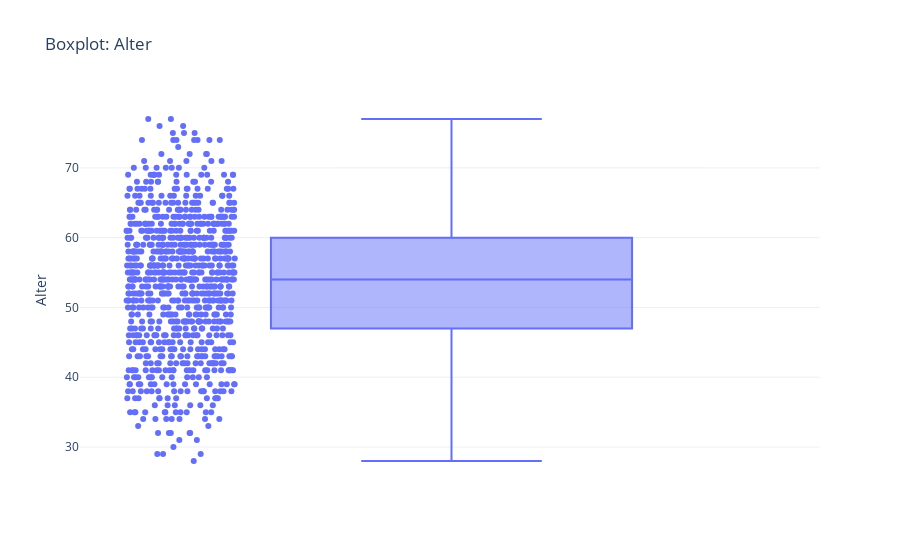
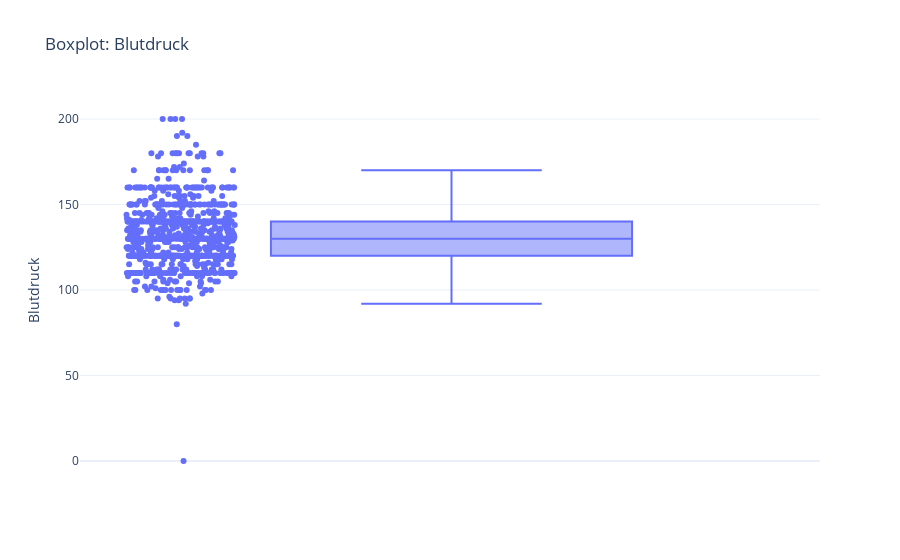
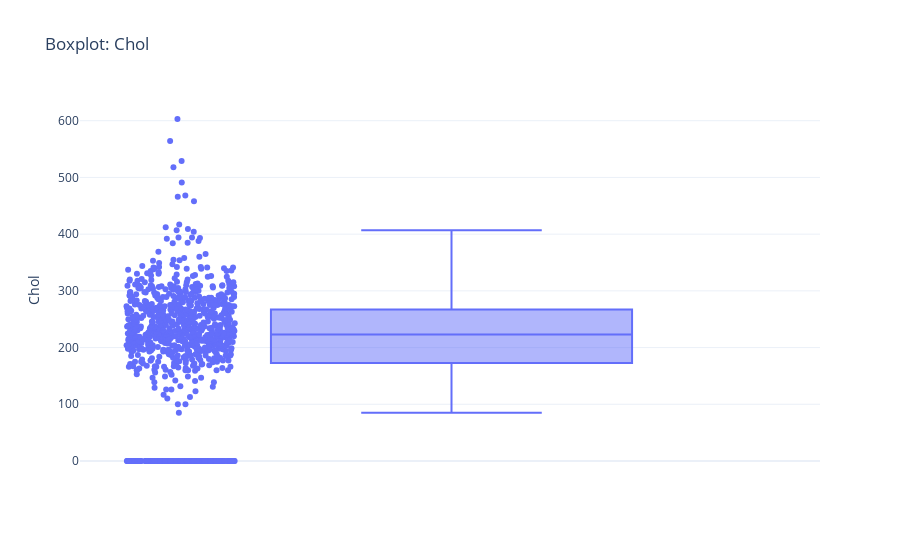
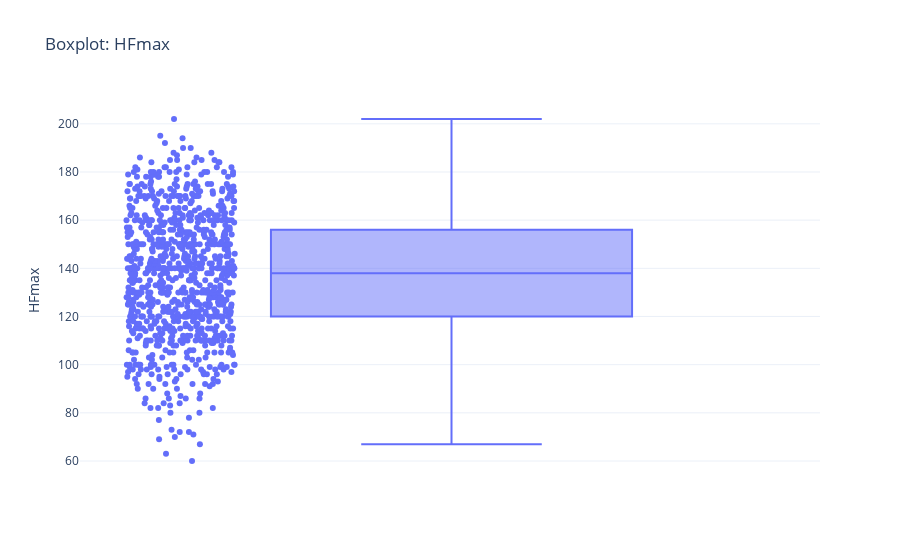

Notebook cell for these charts, in order:
### Markdown cell above
**Boxplots zur Übersicht:**  
Boxplots geben einen schnellen Überblick über die Verteilung numerischer Merkmale inkl. Ausreißer. Dies ist besonders hilfreich zum Erkennen von Extremwerten.

### Code cell
numerical_cols = df.select_dtypes(include=['int64', 'float64']).columns
numerical_cols_filtered = [
    col for col in numerical_cols if df[col].nunique() > 2]

for col in numerical_cols_filtered:
    fig = px.box(df, y=col, points="all",
                 title=f"Boxplot: {col}", template="plotly_white")
    fig.update_layout(yaxis_title=col)
    fig.show()

### Figure 1 — Plotly figure (JSON) as saved in the notebook; plotly's stock layout.template omitted (floating-point values rounded to 4 significant figures; data arrays with more than 128 entries replaced by an {"elided": "..."} marker saying what was removed)
{"data": [{"alignmentgroup": "True", "boxpoints": "all", "hovertemplate": "Alter=%{y}<extra></extra>", "legendgroup": "", "marker": {"color": "#636efa"}, "name": "", "notched": false, "offsetgroup": "", "orientation": "v", "showlegend": false, "type": "box", "x0": " ", "xaxis": "x", "y": {"elided": "918 int values"}, "y0": " ", "yaxis": "y"}], "layout": {"boxmode": "group", "legend": {"tracegroupgap": 0}, "title": {"text": "Boxplot: Alter"}, "xaxis": {"anchor": "y", "domain": [0, 1]}, "yaxis": {"anchor": "x", "domain": [0, 1], "title": {"text": "Alter"}}}}

### Figure 2 — Plotly figure (JSON) as saved in the notebook; plotly's stock layout.template omitted (floating-point values rounded to 4 significant figures; data arrays with more than 128 entries replaced by an {"elided": "..."} marker saying what was removed)
{"data": [{"alignmentgroup": "True", "boxpoints": "all", "hovertemplate": "Blutdruck=%{y}<extra></extra>", "legendgroup": "", "marker": {"color": "#636efa"}, "name": "", "notched": false, "offsetgroup": "", "orientation": "v", "showlegend": false, "type": "box", "x0": " ", "xaxis": "x", "y": {"elided": "918 int values"}, "y0": " ", "yaxis": "y"}], "layout": {"boxmode": "group", "legend": {"tracegroupgap": 0}, "title": {"text": "Boxplot: Blutdruck"}, "xaxis": {"anchor": "y", "domain": [0, 1]}, "yaxis": {"anchor": "x", "domain": [0, 1], "title": {"text": "Blutdruck"}}}}

### Figure 3 — Plotly figure (JSON) as saved in the notebook; plotly's stock layout.template omitted (floating-point values rounded to 4 significant figures; data arrays with more than 128 entries replaced by an {"elided": "..."} marker saying what was removed)
{"data": [{"alignmentgroup": "True", "boxpoints": "all", "hovertemplate": "Chol=%{y}<extra></extra>", "legendgroup": "", "marker": {"color": "#636efa"}, "name": "", "notched": false, "offsetgroup": "", "orientation": "v", "showlegend": false, "type": "box", "x0": " ", "xaxis": "x", "y": {"elided": "918 int values"}, "y0": " ", "yaxis": "y"}], "layout": {"boxmode": "group", "legend": {"tracegroupgap": 0}, "title": {"text": "Boxplot: Chol"}, "xaxis": {"anchor": "y", "domain": [0, 1]}, "yaxis": {"anchor": "x", "domain": [0, 1], "title": {"text": "Chol"}}}}

### Figure 4 — Plotly figure (JSON) as saved in the notebook; plotly's stock layout.template omitted (floating-point values rounded to 4 significant figures; data arrays with more than 128 entries replaced by an {"elided": "..."} marker saying what was removed)
{"data": [{"alignmentgroup": "True", "boxpoints": "all", "hovertemplate": "HFmax=%{y}<extra></extra>", "legendgroup": "", "marker": {"color": "#636efa"}, "name": "", "notched": false, "offsetgroup": "", "orientation": "v", "showlegend": false, "type": "box", "x0": " ", "xaxis": "x", "y": {"elided": "918 int values"}, "y0": " ", "yaxis": "y"}], "layout": {"boxmode": "group", "legend": {"tracegroupgap": 0}, "title": {"text": "Boxplot: HFmax"}, "xaxis": {"anchor": "y", "domain": [0, 1]}, "yaxis": {"anchor": "x", "domain": [0, 1], "title": {"text": "HFmax"}}}}
